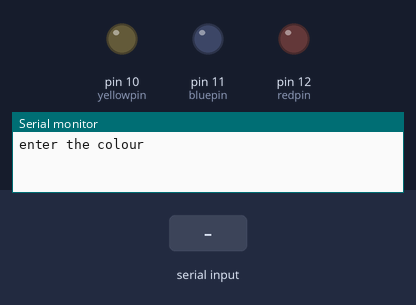
Bench run of a sketch on a simulated Arduino Uno, built with avr-gcc and run on an emulated ATmega328P. Parts: output pins drawn as LEDs (lit = HIGH), the last lines printed to the serial monitor. Inputs (shaded band) come from the test bench.

Above: at 2.9 s.
3.0 s: "red" received over Serial
At 4.7 s:
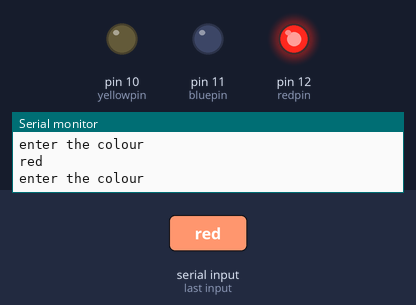
5.5 s: "yellow" received over Serial
At 8.3 s:
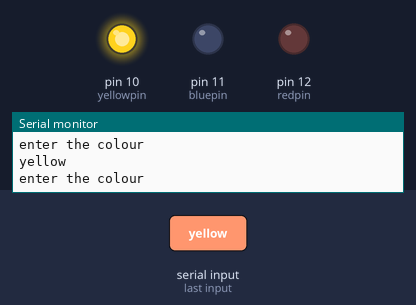
8.5 s: "blue" received over Serial
At 11.3 s:
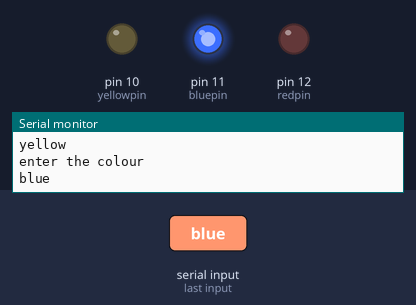
Timing chart, 0 to 12.8 s (numbered marks = the images above; inputs shaded):
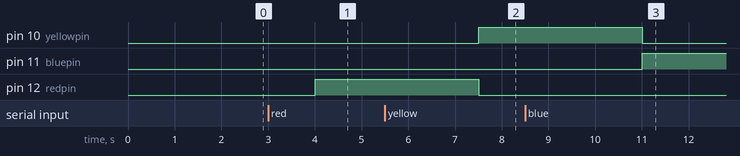

Measured:
- after the input at 3.0 s, pin 12 (redpin): LOW → HIGH after 1.0 s
- after the input at 5.5 s, pin 10 (yellowpin): LOW → HIGH after 2.0 s; pin 12 (redpin): HIGH → LOW after 2.0 s
- after the input at 8.5 s, pin 10 (yellowpin): HIGH → LOW after 2.5 s; pin 11 (bluepin): LOW → HIGH after 2.5 s

The sketch:

sketch_feb20a.ino
```cpp
int redpin =12;
int yellowpin = 10;
int bluepin  = 11;
String myColour;
String msg = "enter the colour";
int dt = 500;
void setup() {
  // put your setup code here, to run once:
Serial.begin(9600);
pinMode(redpin,OUTPUT);
pinMode(yellowpin,OUTPUT);
pinMode(bluepin,OUTPUT);
}

void loop() {
  // put your main code here, to run repeatedly:

Serial.println(msg);
delay(2000);
 while (Serial.available()==0){
}

myColour = Serial.readString();
Serial.println(myColour);
if(myColour == "red"){
  digitalWrite(redpin,HIGH);
 digitalWrite(yellowpin,LOW);
  digitalWrite(bluepin,LOW);
  delay(dt );
}
if(myColour == "yellow"){
  digitalWrite(yellowpin,HIGH);
   digitalWrite(redpin,LOW);
  digitalWrite(bluepin,LOW);
  delay(dt);}
if(myColour == "blue"){
  digitalWrite(bluepin,HIGH);
  digitalWrite(redpin,LOW);
  digitalWrite(yellowpin,LOW);
  delay(dt);
}

}
```
